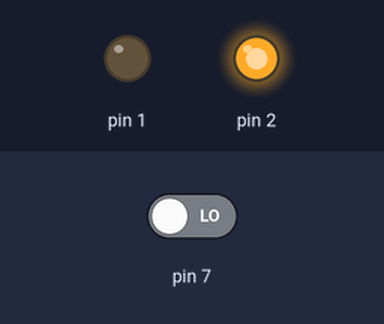
Recording of a sketch running on a simulated Arduino Uno, built with avr-gcc and run on an emulated ATmega328P. Shown: output pins drawn as LEDs (lit = HIGH). The inputs (shaded band) are chosen by the test bench; at power-on: pin 7 LOW.

Above: at 1.2 s.
1.3 s: pin 7 driven HIGH
At 2.0 s:
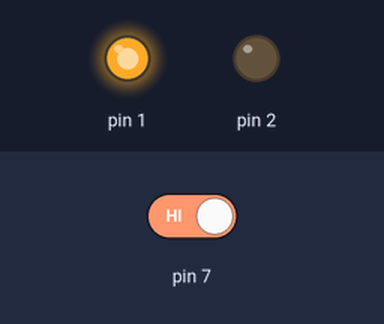
2.8 s: pin 7 driven LOW
At 3.1 s:
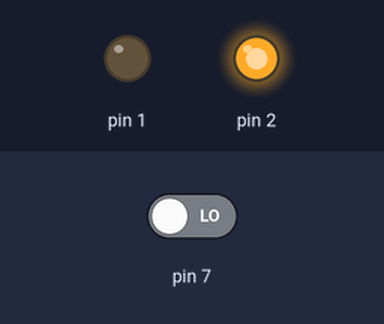
Timing chart, 0 to 5.8 s (numbered marks = the images above; inputs shaded):
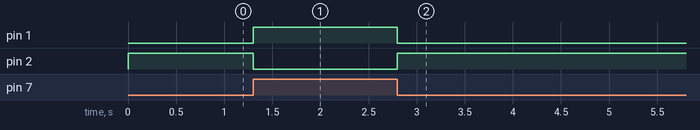

Measured:
- after the input at 1.3 s, pin 1: LOW → HIGH at once; pin 2: HIGH → LOW at once
- after the input at 2.8 s, pin 1: HIGH → LOW at once; pin 2: LOW → HIGH at once

The sketch:

sketch_tlacitko.ino
```cpp
void setup() {
  pinMode(7, INPUT);
  pinMode(1, OUTPUT);
  pinMode(2, OUTPUT);
}

void loop() {
  if(digitalRead(7)==1){
    digitalWrite(1, HIGH);
    digitalWrite(2, LOW);
  } else {
    digitalWrite(1, LOW);
    digitalWrite(2, HIGH);
  }

}
```
